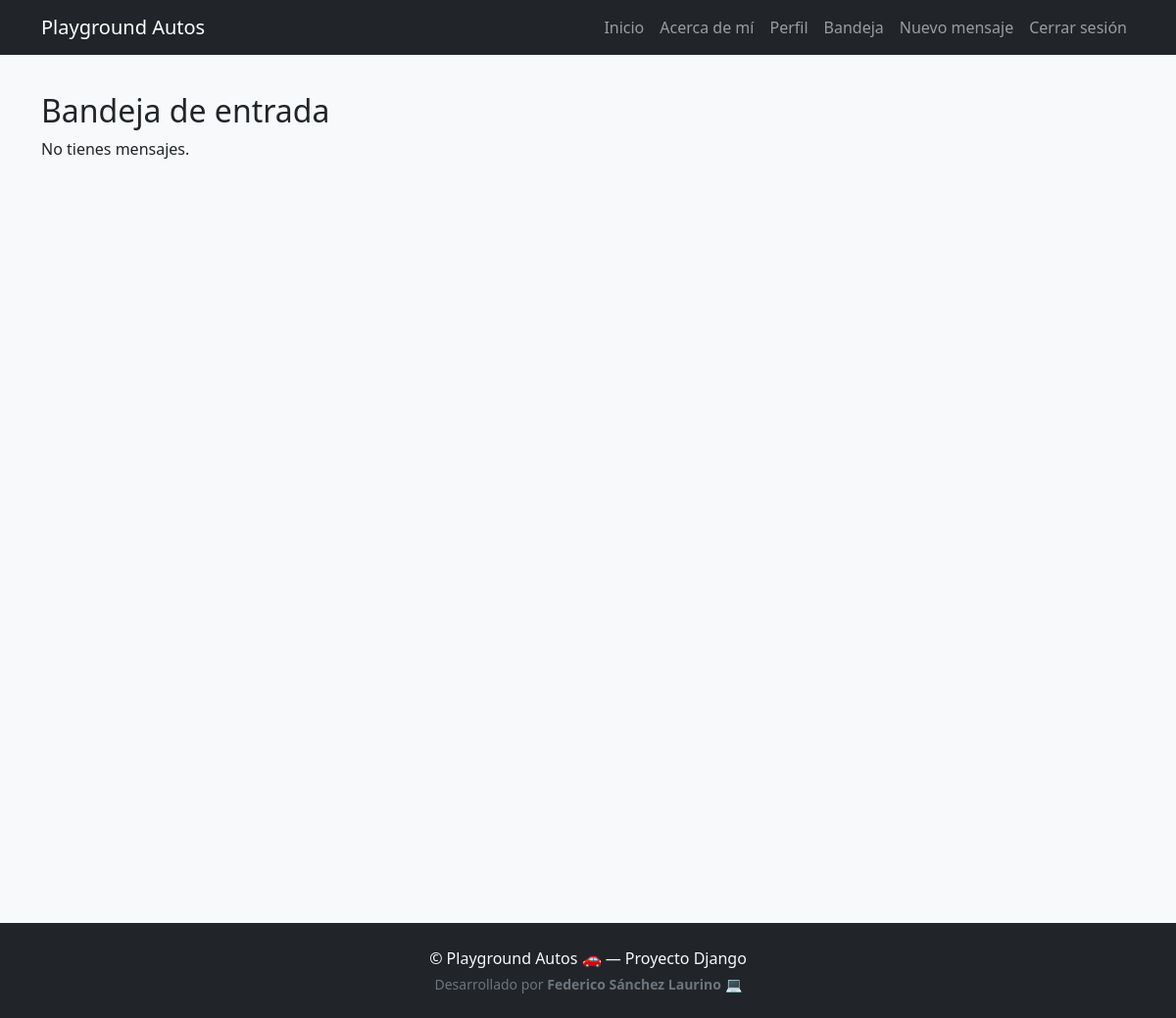
The app's page /messages/inbox/ (signed in), older data.
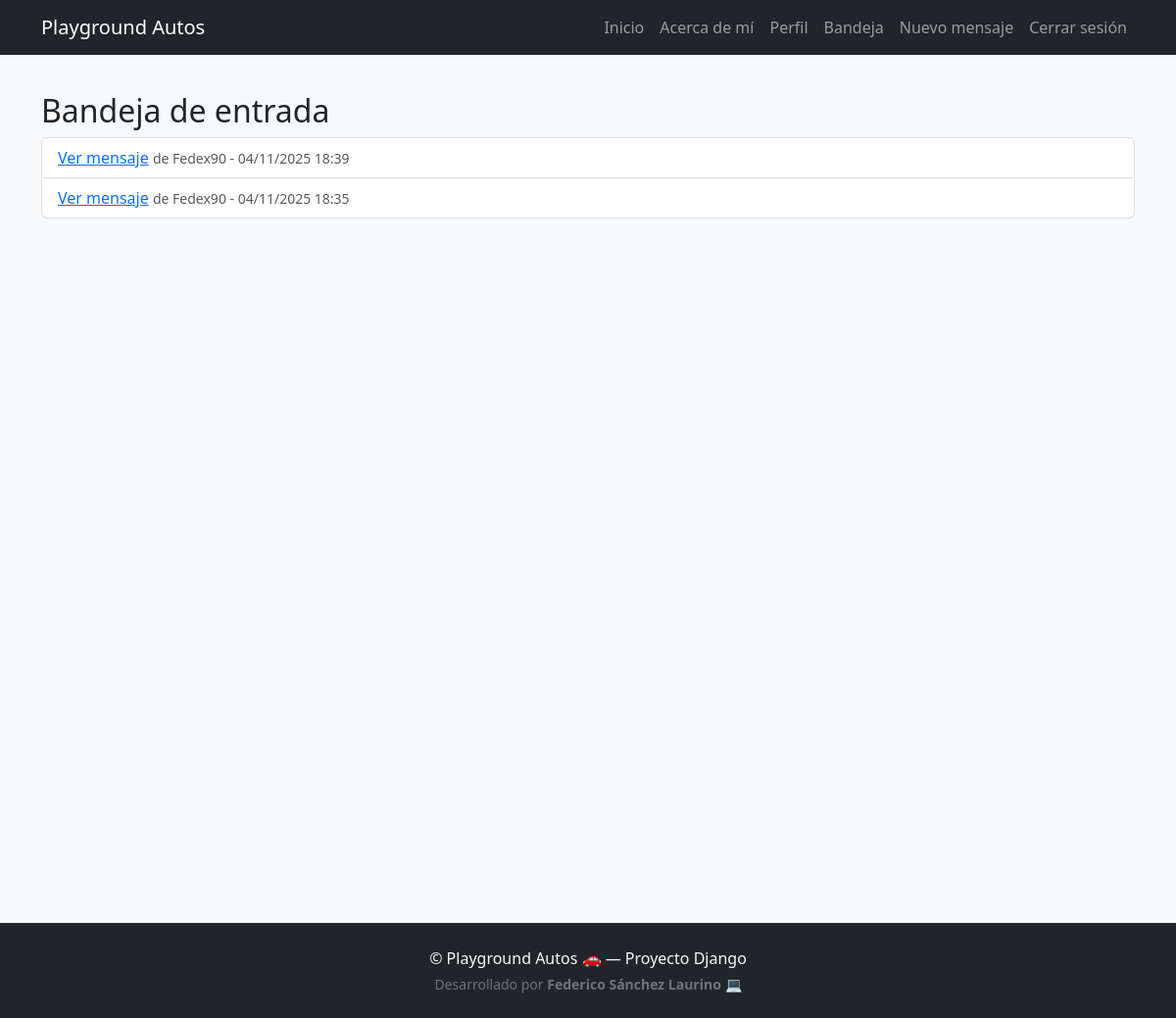
The same page, newer data.
### messages_app/models.py (models this page shows, shortened)
class Message(models.Model):
    sender = models.ForeignKey(User, on_delete=models.CASCADE, related_name='sent_messages')
    receiver = models.ForeignKey(User, on_delete=models.CASCADE, related_name='received_messages')
    subject = models.CharField(max_length=100)
    content = models.TextField()
    created_at = models.DateTimeField(auto_now_add=True)
    read = models.BooleanField(default=False)

### messages_app/views.py (the view)
# urls.py: path('inbox/', views.inbox, name='inbox'),
@login_required
def inbox(request):
    messages = Message.objects.filter(receiver=request.user).order_by('-created_at')
    return render(request, 'messages_app/inbox.html', {'messages': messages})

### templates/messages_app/inbox.html
{% extends 'base.html' %}
{% block content %}
<h2>Bandeja de entrada</h2>
{% if messages %}
  <ul class="list-group">
    {% for msg in messages %}
      <li class="list-group-item {% if not msg.read %}fw-bold{% endif %}">
        <a href="{% url 'messages_app:message_detail' msg.pk %}">Ver mensaje</a>
        <small class="text-muted">de {{ msg.sender.username }} - {{ msg.created_at|date:"d/m/Y H:i" }}</small>
      </li>
    {% endfor %}
  </ul>
{% else %}
  <p>No tienes mensajes.</p>
{% endif %}
{% endblock %}

Row changes from the older to the newer data that the page shows:
added Message: sender.username "Fedex90", created_at "04/11/2025 18:39"
added Message: sender.username "Fedex90", created_at "04/11/2025 18:35"
Text that changed along with them:
text no longer shown: "No tienes mensajes."
